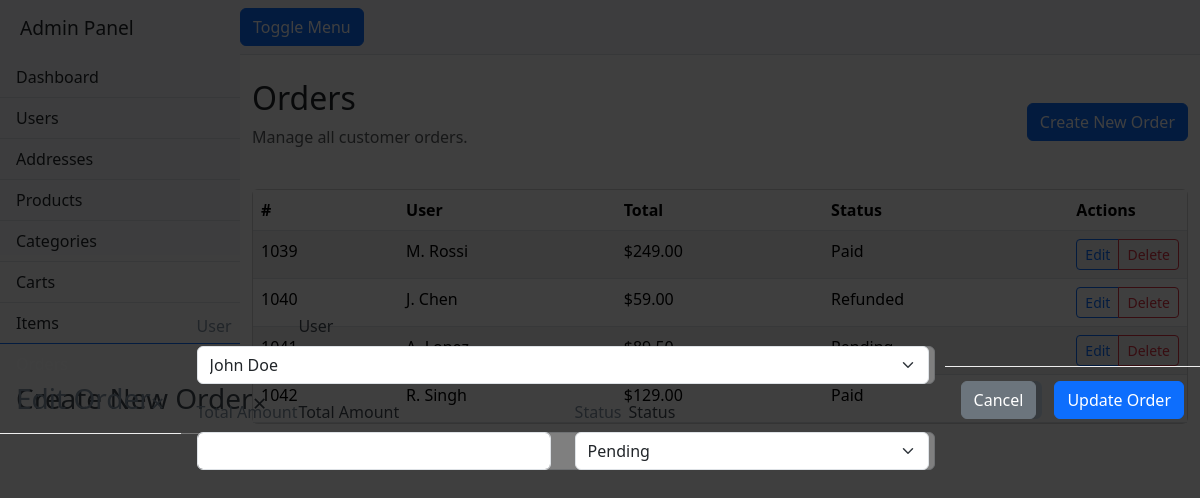
Page /old/orders.php on the committed database.
### tables this page shows
CREATE TABLE `orders` (
  `id` int(11) NOT NULL AUTO_INCREMENT,
  `user_id` int(11) NOT NULL,
  `status` varchar(50) NOT NULL,
  `total` decimal(10,2) NOT NULL,
  `order_date` date NOT NULL,
  PRIMARY KEY (`id`),
  KEY `user_id` (`user_id`),
  CONSTRAINT `orders_ibfk_1` FOREIGN KEY (`user_id`) REFERENCES `users` (`id`)
);

CREATE TABLE `users` (
  `id` int(11) NOT NULL AUTO_INCREMENT,
  `name` varchar(255) NOT NULL,
  `email` varchar(255) NOT NULL,
  `password` varchar(255) NOT NULL,
  `role` varchar(50) NOT NULL DEFAULT 'user',
  `phone_number` varchar(50) DEFAULT NULL,
  PRIMARY KEY (`id`),
  UNIQUE KEY `email` (`email`)
);

### old/orders.php (the view, shortened to what this page needs)
<?php
$current = 'orders';
require __DIR__ . '/partials/header.php';
require __DIR__ . '/partials/sidebar.php';
require __DIR__ . '/db.php';
$orders_query = $conn->query("SELECT o.id, o.total, o.status, o.user_id, u.name as user_name FROM orders o JOIN users u ON o.user_id = u.id");
$orders = [];
while ($row = $orders_query->fetch_assoc()) {
    $orders[] = $row;
}
$users_query = $conn->query("SELECT id, name FROM users");
$users = [];
while ($row = $users_query->fetch_assoc()) {
    $users[$row['id']] = $row['name'];
}
?>
<div class="container-fluid py-4">
    <div class="row">
        <div class="col-12">
            <div class="page-header d-flex justify-content-between align-items-center mb-4">
                <div>
                    <h1 class="h2">Orders</h1>
                    <p class="text-muted">Manage all customer orders.</p>
                </div>
                <label for="modal-create" class="btn btn-primary">Create New Order</label>
            </div>
        </div>
    </div>
    <div class="row">
        <div class="col-12">
            <div class="card">
                <div class="table-wrap">
                    <table class="table table-striped table-hover mb-0">
                        <thead>
                            <tr>
                                <th>#</th>
                                <th>User</th>
                                <th>Total</th>
                                <th>Status</th>
                                <th style="width:1%">Actions</th>
                            </tr>
                        </thead>
                        <tbody>
                            <?php foreach ($orders as $i => $order): ?>
                                <tr>
                                    <td><?= htmlspecialchars($order['id']) ?></td>
                                    <td><?= htmlspecialchars($order['user_name']) ?></td>
                                    <td>$<?= htmlspecialchars(number_format($order['total'], 2)) ?></td>
                                    <td><?= htmlspecialchars($order['status']) ?></td>
                                    <td>
                                        <div class="btn-group">
                                            <label for="modal-edit" class="btn btn-sm btn-outline-primary"
                                                onclick='editOrder(<?= json_encode($order) ?>)'>Edit</label>
                                            <a href="?delete=<?= $order['id'] ?>" class="btn btn-sm btn-outline-danger"
                                               onclick="return confirm('Are you sure you want to delete this order?');">Delete</a>
                                        </div>
                                    </td>
                                </tr>
                            <?php endforeach; ?>
                        </tbody>
                    </table>
                </div>
            </div>
        </div>
    </div>
</div>
<div class="modal d-flex" role="dialog" aria-modal="true" aria-labelledby="modal-title-create">
    <div class="modal-header">
        <div class="modal-title-row">
            <h3 id="modal-title-create">Create New Order</h3>
        </div>
        <label for="modal-create" class="modal-close" aria-label="Close">×</label>
    </div>
    <form id="create-order-form" class="modal-body form" method="post" action="#">
        <div class="row">
            <div class="col-12 mb-3">
                <label class="form-label">User</label>
            </div>
            <div class="col-md-6 mb-3">
                <label class="form-label">Total Amount</label>
            </div>
            <div class="col-md-6 mb-3">
                <label class="form-label">Status</label>
            </div>
        </div>
    </form>
    <div class="modal-footer">
        <label for="modal-create" class="btn btn-secondary">Cancel</label>
        <button class="btn btn-primary" type="submit" form="create-order-form">Create Order</button>
    </div>
</div>
<div class="modal d-flex" role="dialog" aria-modal="true" aria-labelledby="modal-title-edit">
    <div class="modal-header">
        <div class="modal-title-row">
            <h3 id="modal-title-edit">Edit Order</h3>
        </div>
        <label for="modal-edit" class="modal-close" aria-label="Close">×</label>
    </div>
    <form id="edit-order-form" class="modal-body form" method="post" action="#">
        <div class="row">
            <div class="col-12 mb-3">
                <label class="form-label">User</label>
                <select class="form-select" name="user_id" id="edit-user-id" required>
                    <?php foreach ($users as $id => $name): ?>
                        <option value="<?= $id ?>"><?= htmlspecialchars($name) ?></option>
                    <?php endforeach; ?>
                </select>
            </div>
            <div class="col-md-6 mb-3">
                <label class="form-label">Total Amount</label>
                <input type="number" step="0.01" class="form-control" name="total" id="edit-total" required>
            </div>
            <div class="col-md-6 mb-3">
                <label class="form-label">Status</label>
                <select class="form-select" name="status" id="edit-status" required>
                    <option value="Pending">Pending</option>
                </select>
            </div>
        </div>
    </form>
    <div class="modal-footer">
        <label for="modal-edit" class="btn btn-secondary">Cancel</label>
        <button class="btn btn-primary" type="submit" form="edit-order-form">Update Order</button>
    </div>
</div>
<?php
require __DIR__ . '/partials/footer.php';
?>

### old/partials/header.php (shortened to what this page needs)
<!DOCTYPE html>
<html lang="en">
<head>
    <link href="https://cdn.jsdelivr.net/npm/bootstrap@5.3.3/dist/css/bootstrap.min.css" rel="stylesheet">
    <link rel="stylesheet" href="/style.css">
</head>
<body>
<div class="d-flex" id="wrapper">

### old/partials/sidebar.php
<div class="bg-light border-right" id="sidebar-wrapper">
    <div class="sidebar-heading">Admin Panel</div>
    <div class="list-group list-group-flush">
        <a href="/" class="list-group-item list-group-item-action bg-light <?php echo ($current == 'dashboard') ? 'active' : ''; ?>">Dashboard</a>
        <a href="/users.php" class="list-group-item list-group-item-action bg-light <?php echo ($current == 'users') ? 'active' : ''; ?>">Users</a>
        <a href="/addresses.php" class="list-group-item list-group-item-action bg-light <?php echo ($current == 'addresses') ? 'active' : ''; ?>">Addresses</a>
        <a href="/products.php" class="list-group-item list-group-item-action bg-light <?php echo ($current == 'products') ? 'active' : ''; ?>">Products</a>
        <a href="/categories.php" class="list-group-item list-group-item-action bg-light <?php echo ($current == 'categories') ? 'active' : ''; ?>">Categories</a>
        <a href="/carts.php" class="list-group-item list-group-item-action bg-light <?php echo ($current == 'carts') ? 'active' : ''; ?>">Carts</a>
        <a href="/items.php" class="list-group-item list-group-item-action bg-light <?php echo ($current == 'items') ? 'active' : ''; ?>">Items</a>
        <a href="/orders.php" class="list-group-item list-group-item-action bg-light <?php echo ($current == 'orders') ? 'active' : ''; ?>">Orders</a>
    </div>
</div>
<div id="page-content-wrapper">
<nav class="navbar navbar-expand-lg navbar-light bg-light border-bottom">
    <button class="btn btn-primary" id="menu-toggle">Toggle Menu</button>
</nav>

### old/partials/footer.php (shortened to what this page needs)
</div>
</div>
</body>
</html>

### old/assets/css/style.css (style rules this page uses)
body { overflow-x: hidden; }
#sidebar-wrapper { min-height: 100vh; margin-left: -15rem; transition: margin .25s ease-out; }
#sidebar-wrapper .sidebar-heading { padding: 0.875rem 1.25rem; font-size: 1.2rem; }
#sidebar-wrapper .list-group { width: 15rem; }
#page-content-wrapper { min-width: 100vw; }
@media (min-width: 768px) { #sidebar-wrapper { margin-left: 0; } }
@media (min-width: 768px) { #page-content-wrapper { min-width: 0; width: 100%; } }
.modal { position: fixed; top: 0; left: 0; width: 100%; height: 100%; display: none; align-items: center; justify-content: center; background-color: rgba(0, 0, 0, 0.5); z-index: 1000; }
.modal-header { display: flex; justify-content: space-between; align-items: center; padding-bottom: 10px; border-bottom: 1px solid #eee; }
.modal-footer { display: flex; justify-content: flex-end; gap: 10px; padding-top: 10px; border-top: 1px solid #eee; }
.modal-close { cursor: pointer; font-size: 1.5rem; }

### rows in the picture
orders: id "1039", user.name "M. Rossi", total "249.00", status "Paid"
orders: id "1040", user.name "J. Chen", total "59.00", status "Refunded"
orders: id "1042", user.name "R. Singh", total "129.00", status "Paid"

### other values in the picture
form field user_id "John Doe"
